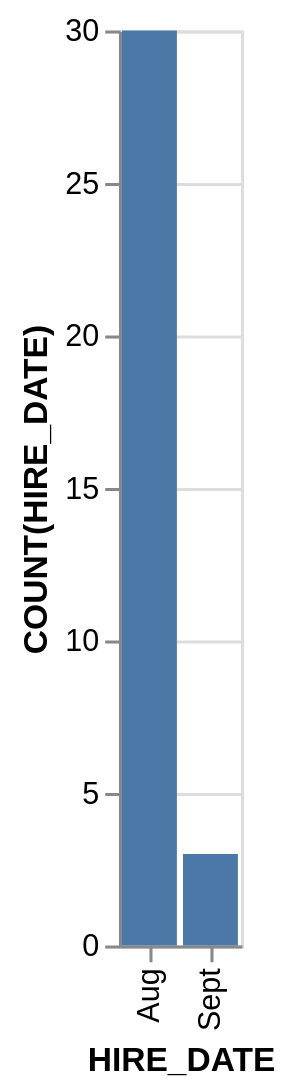

Specify this chart in Vega-Lite:
### Vega-Lite specification from a JSON file in a GitHub repository (floating-point values rounded to 4 significant figures)
{"data": {"values": [{"x_data": "Aug", "y_data": 30}, {"x_data": "Sept", "y_data": 3}]}, "mark": "bar", "encoding": {"x": {"field": "x_data", "type": "nominal", "title": "HIRE_DATE", "sort": {"op": "sum", "field": "y_data", "order": "descending"}}, "y": {"field": "y_data", "type": "quantitative", "title": "COUNT(HIRE_DATE)"}}}
